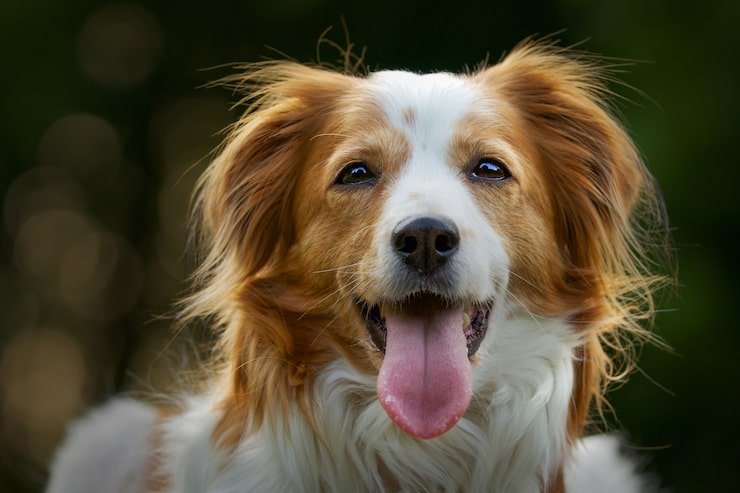
#> input picture dog.jpg, 740 x 493 px, found by its file name
$ jupyter execute 6.ipynb
#> lines starting #> are read from the running program, lines starting #| are printed output that depends on the picture
# Python Program: Arithmetic and Logical Operations on Images

[cell 1]
import cv2
import numpy as np
import matplotlib.pyplot as plt

[cell 2]
img1 = cv2.imread("dog.jpg")
#> img1 is the input picture: shape (493, 740, 3); mean B, G, R 52.5, 74.7, 83.4
img2 = cv2.imread("cat.jpg")
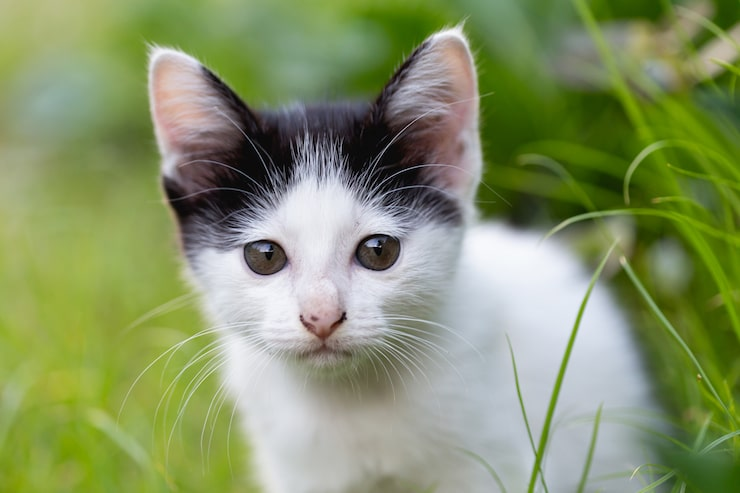
#> input picture cat.jpg, 740 x 493 px, found by its file name
#> img2 is the input picture: shape (493, 740, 3); mean B, G, R 104.4, 147.7, 134.5

[cell 3]
img2 = cv2.resize(img2, (img1.shape[1],img1.shape[0]))

[cell 4]
img1 = cv2.cvtColor(img1,cv2.COLOR_BGR2RGB)
img2 = cv2.cvtColor(img2,cv2.COLOR_BGR2RGB)

[cell 5]
add = cv2.add(img1,img2)
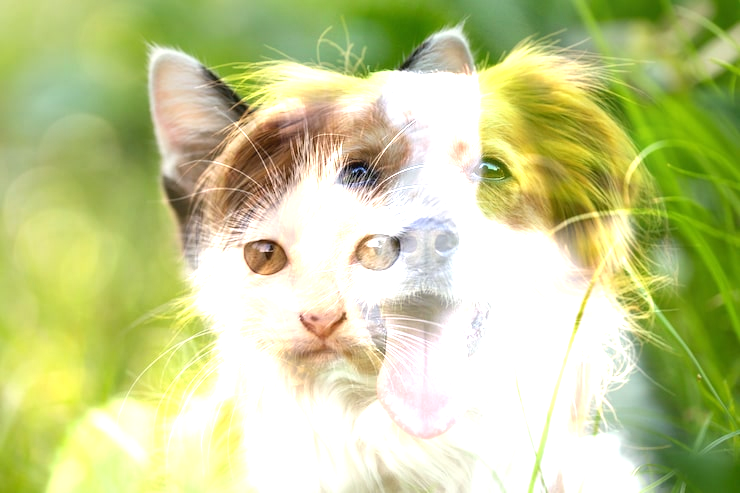
#> add: shape (493, 740, 3); mean R, G, B 196.9, 204.7, 145.2

[cell 6]
sub = cv2.subtract(img1,img2)
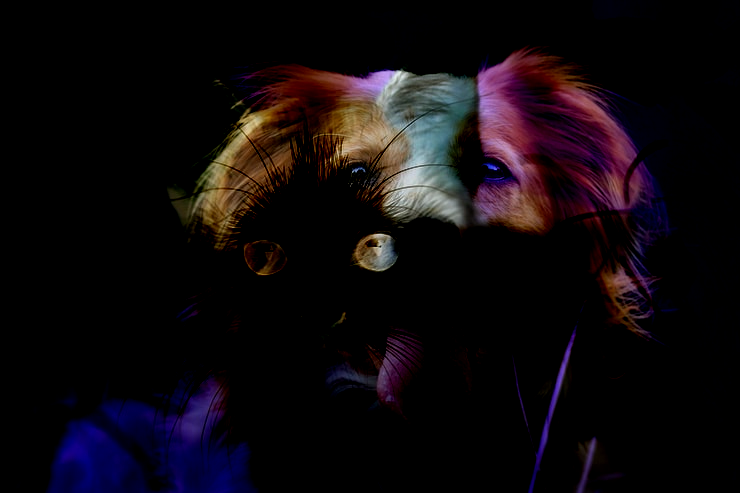
#> sub: shape (493, 740, 3); mean R, G, B 14.9, 9.3, 13.1

[cell 7]
logical_and = cv2.bitwise_and(img1,img2)
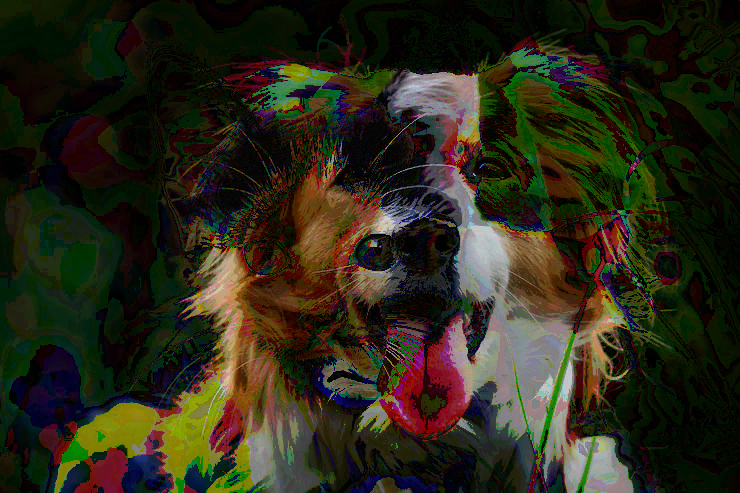
#> logical_and: shape (493, 740, 3); mean R, G, B 43.3, 40.8, 24.7
logical_or = cv2.bitwise_or(img1,img2)
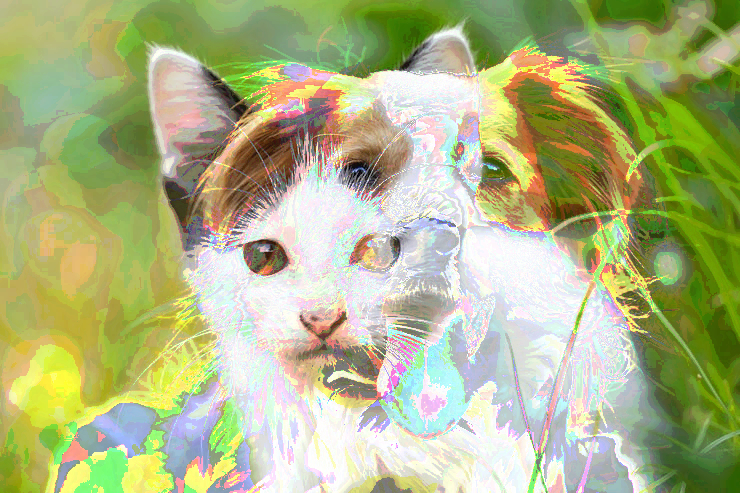
#> logical_or: shape (493, 740, 3); mean R, G, B 174.6, 181.7, 132.3

[cell 8]
logical_not = cv2.bitwise_not(img1)
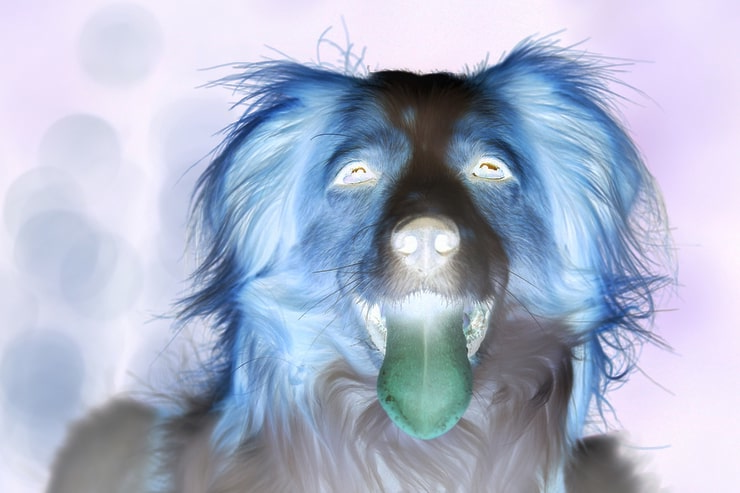
#> logical_not: shape (493, 740, 3); mean R, G, B 171.6, 180.3, 202.5

[cell 9]
plt.figure(figsize=(12, 8))

plt.subplot(2, 3, 1)
plt.imshow(add)
plt.title("Addition")
plt.axis("off")

plt.subplot(2, 3, 2)
plt.imshow(sub)
plt.title("Subtraction")
plt.axis("off")

plt.subplot(2, 3, 3)
plt.imshow(logical_and)
plt.title("AND")
plt.axis("off")

plt.subplot(2, 3, 4)
plt.imshow(logical_or)
plt.title("OR")
plt.axis("off")

plt.subplot(2, 3, 5)
plt.imshow(logical_not)
plt.title("NOT")
plt.axis("off")

plt.tight_layout()
plt.show()
